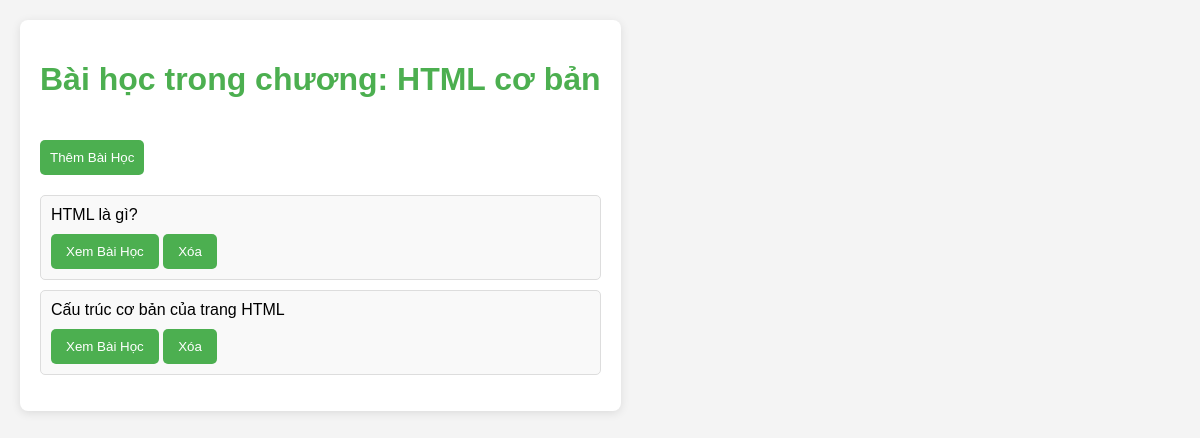
The page /Views/Pages/admin/chapter_detail.php?id=2 on the database its author committed.
### tables this page shows
CREATE TABLE Chapters (
    chapter_id INT PRIMARY KEY AUTO_INCREMENT,
    chapter_title VARCHAR(255),
    course_id INT,
    FOREIGN KEY (course_id) REFERENCES Courses(course_id) ON DELETE CASCADE
);

CREATE TABLE Lessons (
    lesson_id INT PRIMARY KEY AUTO_INCREMENT,
    title VARCHAR(255),
    content_url VARCHAR(255),
    description TEXT,
    course_id INT,
    chapter_id INT,
    FOREIGN KEY (course_id) REFERENCES Courses(course_id) ON DELETE CASCADE,
    FOREIGN KEY (chapter_id) REFERENCES Chapters(chapter_id) ON DELETE CASCADE
);

### Controller/chaptercontroller.php (called while the page is built, shortened)
<?php
require_once('C:\xampp\htdocs\ProjectWeb-TD\ProjectEduWeb-PHP\Model\chapter.php');
require_once('C:\xampp\htdocs\ProjectWeb-TD\ProjectEduWeb-PHP\Model\lessonsmodel.php');
class ChapterController {
    private $chapterModel;
    public function __construct($conn) {
        $this->chapterModel = new ChapterModel($conn);
    }
    public function getChapterById($chapter_id) {
    return $this->chapterModel->getChapterById($chapter_id);
}
}
?>

### Model/chapter.php (called while the page is built, shortened)
<?php
class ChapterModel {
    private $conn;
    public function __construct($connection) {
        $this->conn = $connection;
    }
    public function getChapterById($chapter_id) {
        $stmt = $this->conn->prepare("SELECT * FROM chapters WHERE chapter_id = ?");
        $stmt->bind_param("i", $chapter_id);
        $stmt->execute();
        $result = $stmt->get_result();
        if ($result->num_rows > 0) {
            return $result->fetch_assoc();
        } else {
            return null;
        }
    }
    }
?>

### Controller/lessoncontroll.php (called while the page is built, shortened)
<?php
require_once('C:\xampp\htdocs\ProjectWeb-TD\ProjectEduWeb-PHP\Model\lessonsmodel.php');
class LessonController {
    private $lessonModel;
    public function __construct($conn) {
        $this->lessonModel = new LessonModel($conn);
    }
    public function getLessonsByChapter($chapter_id) {
        $lessons = $this->lessonModel->getLessonsByChapterId($chapter_id);
        return $lessons;
    }
}
?>

### Model/lessonsmodel.php (called while the page is built, shortened)
<?php
class LessonModel {
    private $conn;
    public function __construct($conn) {
        $this->conn = $conn;
    }
    public function getLessonsByChapterId($chapter_id) {
        $sql = "SELECT * FROM lessons WHERE chapter_id = ?";
        $stmt = $this->conn->prepare($sql);
        $stmt->bind_param("i", $chapter_id);
        $stmt->execute();
        $result = $stmt->get_result();
        $lessons = [];
        if ($result->num_rows > 0) {
            while ($row = $result->fetch_assoc()) {
                $lessons[] = $row;
            }
        }
        return $lessons;
    }
}
?>

### Views/Pages/admin/chapter_detail.php (the view, shortened to what this page needs)
<?php
require_once('../../../Controller/lessoncontroll.php');
require_once('../../../Controller/chaptercontroller.php');
$conn = mysqli_connect($host, $user, $password, $database);
$lessonController = new LessonController($conn);
$chapterController = new ChapterController($conn);
if (isset($_GET['id'])) {
    $chapter_id = intval($_GET['id']);
    $chapter = $chapterController->getChapterById($chapter_id);
    $lessons = $lessonController->getLessonsByChapter($chapter_id);
} else {
    echo "ID chương không được cung cấp.";
    exit;
}
?>
<!DOCTYPE html>
<html lang="vi">
<head>
    <link rel="stylesheet" href="https://cdnjs.cloudflare.com/ajax/libs/font-awesome/5.15.4/css/all.min.css">
</head>
<body>
    <div class="lesson-detail">
        <h1>Bài học trong chương: <?php echo htmlspecialchars($chapter['chapter_title']); ?></h1>
        <button class="toggle-form" onclick="toggleForm()">Thêm Bài Học</button>
        <div class="course-content">
            <?php if (count($lessons) > 0): ?>
                <ul>
                    <?php foreach ($lessons as $lesson): ?>
                        <li>
                            <span class="lesson-title"><?php echo htmlspecialchars($lesson['title']); ?></span>
                            <div class="actions">
                                <button onclick="showContent('<?php echo htmlspecialchars($lesson['content_url']); ?>')">Xem Bài Học</button>
                                <form action="" method="POST" style="display:inline;">
                                    <button type="submit" onclick="return confirm('Bạn có chắc chắn muốn xóa bài học này?');">Xóa</button>
                                </form>
                            </div>
                        </li>
                    <?php endforeach; ?>
                </ul>
            <?php else: ?>
                <p>Không có bài học nào trong chương này.</p>
            <?php endif; ?>
        </div>
    </div>
</body>
</html>

### Views/Pages/admin/chapter_detail.php (style rules this page uses)
body { font-family: Arial, sans-serif; background-color: #f4f4f4; margin: 0; padding: 20px; display: flex; }
.lesson-detail { max-width: 800px; margin-right: 20px; background: white; border-radius: 8px; box-shadow: 0 2px 10px rgba(0, 0, 0, 0.1); padding: 20px; }
h1, h2 { color: #4CAF50; }
form { margin-top: 20px; margin-bottom: 20px; }
button { background-color: #4CAF50; color: white; border: none; padding: 10px 15px; border-radius: 5px; cursor: pointer; transition: background-color 0.3s ease; }
.course-content { margin-top: 20px; }
ul { list-style: none; padding: 0; }
li { padding: 10px; border: 1px solid #ddd; border-radius: 5px; margin-bottom: 10px; background: #f9f9f9; }
.actions { margin-top: 10px; }
.toggle-form { margin-top: 20px; background: #4CAF50; padding: 10px; color: white; border: none; border-radius: 5px; cursor: pointer; display: inline-block; transition: background 0.3s; }

### rows shown on the page
chapters: chapter_title "HTML cơ bản"
lessons: title "HTML là gì?"
lessons: title "Cấu trúc cơ bản của trang HTML"
